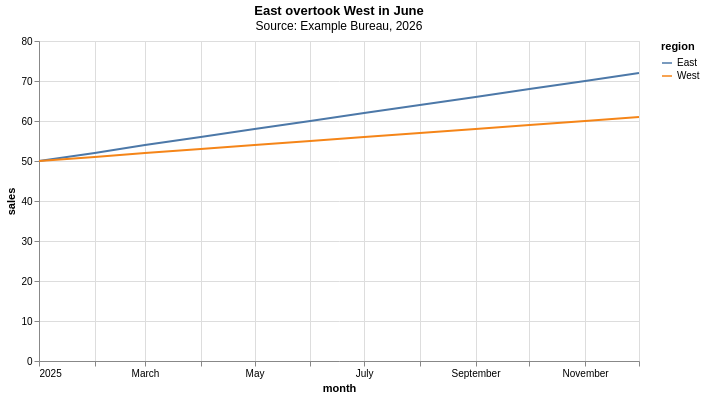

The Vega-Lite source for this figure:
### Vega-Lite specification from a JSON file in a GitHub repository (floating-point values rounded to 4 significant figures)
{"$schema": "https://vega.github.io/schema/vega-lite/v6.json", "title": {"text": "East overtook West in June", "subtitle": "Source: Example Bureau, 2026"}, "width": 600, "height": 320, "data": {"values": [{"month": "2025-01-01", "region": "East", "sales": 50}, {"month": "2025-01-01", "region": "West", "sales": 50}, {"month": "2025-02-01", "region": "East", "sales": 52}, {"month": "2025-02-01", "region": "West", "sales": 51}, {"month": "2025-03-01", "region": "East", "sales": 54}, {"month": "2025-03-01", "region": "West", "sales": 52}, {"month": "2025-04-01", "region": "East", "sales": 56}, {"month": "2025-04-01", "region": "West", "sales": 53}, {"month": "2025-05-01", "region": "East", "sales": 58}, {"month": "2025-05-01", "region": "West", "sales": 54}, {"month": "2025-06-01", "region": "East", "sales": 60}, {"month": "2025-06-01", "region": "West", "sales": 55}, {"month": "2025-07-01", "region": "East", "sales": 62}, {"month": "2025-07-01", "region": "West", "sales": 56}, {"month": "2025-08-01", "region": "East", "sales": 64}, {"month": "2025-08-01", "region": "West", "sales": 57}, {"month": "2025-09-01", "region": "East", "sales": 66}, {"month": "2025-09-01", "region": "West", "sales": 58}, {"month": "2025-10-01", "region": "East", "sales": 68}, {"month": "2025-10-01", "region": "West", "sales": 59}, {"month": "2025-11-01", "region": "East", "sales": 70}, {"month": "2025-11-01", "region": "West", "sales": 60}, {"month": "2025-12-01", "region": "East", "sales": 72}, {"month": "2025-12-01", "region": "West", "sales": 61}]}, "mark": "line", "encoding": {"x": {"field": "month", "type": "temporal"}, "y": {"field": "sales", "type": "quantitative"}, "color": {"field": "region", "type": "nominal"}}}
